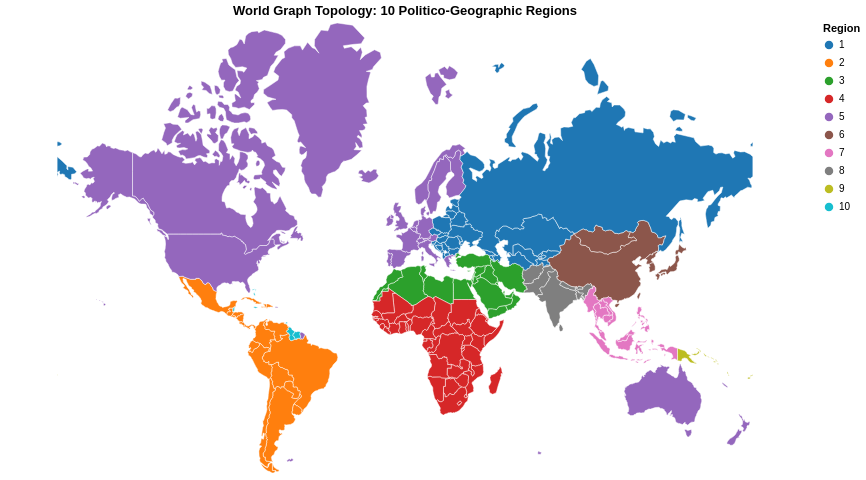

Here is the notebook cell this chart was saved with:
### Code cell
# Ensure your master is named correctly for the script
# If you used 'updated_master' in the previous step, set it here:
clean_master = updated_master 

plt = @vlplot(
    data = clean_master,
    view = {projection = {type = :equalEarth}},
    width = 800, height = 450,
    title = "World Graph Topology: 10 Politico-Geographic Regions",
    layer = [
        {
            data = {
                values = dataset("world-110m"),
                format = {type = :topojson, feature = :countries}
            },
            transform = [
                # Filter out Antarctica and the Null geometry
                {filter = "datum.id != 10"},
                {filter = "datum.id != -99"},
                {
                    lookup = :id,
                    from = {
                        data = clean_master,
                        key = :ccode,
                        fields = [:ht_region_fixed, :cname_fixed]
                    }
                }
            ],
            mark = {type = :geoshape, stroke = :white, strokeWidth = 0.5},
            color = {
                "ht_region_fixed:n",
                scale = {scheme = :category10},
                legend = {title = "Region"}
            },
            tooltip = [
                {field = "cname_fixed", type = "nominal", title = "Country"},
                {field = "ht_region_fixed", type = "nominal", title = "Region"}
            ]
        }
    ]
)

### Figure 1 — Vega specification as saved in the notebook (floating-point values rounded to 4 significant figures; data arrays with more than 128 entries replaced by an {"elided": "..."} marker saying what was removed)
{"$schema": "https://vega.github.io/schema/vega/v5.json", "background": "white", "data": [{"name": "source_0", "values": {"elided": "206 records"}}, {"format": {"feature": "countries", "type": "topojson"}, "name": "source_1", "values": {"arcs": {"elided": "985 rows, 19170 int values in total"}, "objects": {"countries": {"geometries": [{"arcs": [[499, 500, 501, 502, 503, 504]], "id": 4, "type": "Polygon"}, {"arcs": [[[505, 506, 352, 507]], [[354, 508, 509]]], "id": 24, "type": "MultiPolygon"}, {"arcs": [[510, 511, 414, 512, 513, 514]], "id": 8, "type": "Polygon"}, {"arcs": [[312, 515, 314, 516, 517]], "id": 784, "type": "Polygon"}, {"arcs": [[[518, 11]], [[519, 520, 521, 166, 522, 168, 523, 524]]], "id": 32, "type": "MultiPolygon"}, {"arcs": [[525, 526, 527, 528, 529]], "id": 51, "type": "Polygon"}, {"arcs": [[[0]], [[1]], [[2]], [[3]], [[4]], [[5]], [[6]], [[530, 531]]], "id": 10, "type": "MultiPolygon"}, {"arcs": [[13]], "id": 260, "type": "Polygon"}, {"arcs": [[[14]], [[24]]], "id": 36, "type": "MultiPolygon"}, {"arcs": [[532, 533, 534, 535, 536, 537, 538]], "id": 40, "type": "Polygon"}, {"arcs": [[[539, -528]], [[484, 540, 479, 541, -526, 542, 543]]], "id": 31, "type": "MultiPolygon"}, {"arcs": [[544, 545, 546]], "id": 108, "type": "Polygon"}, {"arcs": [[547, 548, 549, 550, 437]], "id": 56, "type": "Polygon"}, {"arcs": [[551, 552, 553, 554, 366]], "id": 204, "type": "Polygon"}, {"arcs": [[555, 556, 557, -553, 558, 559]], "id": 854, "type": "Polygon"}, {"arcs": [[560, 561, 289, 562]], "id": 50, "type": "Polygon"}, {"arcs": [[563, 404, 564, 565, 566, 567]], "id": 100, "type": "Polygon"}, {"arcs": [[[71]], [[73]], [[74]]], "id": 44, "type": "MultiPolygon"}, {"arcs": [[568, 569, 570]], "id": 70, "type": "Polygon"}, {"arcs": [[571, 572, 573, 574, 575]], "id": 112, "type": "Polygon"}, {"arcs": [[576, 145, 577]], "id": 84, "type": "Polygon"}, {"arcs": [[578, 579, 580, 581, -525]], "id": 68, "type": "Polygon"}, {"arcs": [[-521, 582, -581, 583, 584, 585, 586, 587, 588, 164, 589]], "id": 76, "type": "Polygon"}, {"arcs": [[48, 590]], "id": 96, "type": "Polygon"}, {"arcs": [[591, 592]], "id": 64, "type": "Polygon"}, {"arcs": [[593, 594, 595, 596]], "id": 72, "type": "Polygon"}, {"arcs": [[597, 598, 599, 600, 601, 602, 603]], "id": 140, "type": "Polygon"}, {"arcs": [[[84]], [[85]], [[86]], [[87]], [[88]], [[96]], [[97]], [[99]], [[101]], [[103]], [[604, 107, 605, 109, 606, 111, 607, 113, 608, 115, 609, 117, 610, 199, 611, 201, 612, 215, 613, 217, 614, 219, 615, 221]], [[616, 223]], [[224]], [[225]], [[226]], [[227]], [[229]], [[230, 617, 232, 618]], [[235]], [[237]], [[238]], [[240]], [[241]], [[485]], [[486]], [[488]], [[489]], [[490]], [[496]], [[497]]], "id": 124, "type": "MultiPolygon"}, {"arcs": [[-536, 619, 620, 621]], "id": 756, "type": "Polygon"}, {"arcs": [[[-519, 622, 623, 624]], [[-524, 169, 625, 171, 626, -579]]], "id": 152, "type": "MultiPolygon"}, {"arcs": [[[64]], [[627, 274, 628, 276, 629, 278, 630, 280, 631, 632, 633, 634, 635, -593, 636, 637, 638, 639, -503, 640, 641, 642, 643, 644, 645]]], "id": 156, "type": "MultiPolygon"}, {"arcs": [[369, 646, 647, 648, -556, 649]], "id": 384, "type": "Polygon"}, {"arcs": [[650, 651, 652, 359, 653, 654, 655, 656, -604, 657]], "id": 120, "type": "Polygon"}, {"arcs": [[658, 659, -545, 660, 661, 662, 663, -508, 353, -510, 664, -602, 665]], "id": 180, "type": "Polygon"}, {"arcs": [[-509, 355, 666, -658, -603, -665]], "id": 178, "type": "Polygon"}, {"arcs": [[667, 174, 668, 155, 669, -585, 670]], "id": 170, "type": "Polygon"}, {"arcs": [[178, 671, 151, 672]], "id": 188, "type": "Polygon"}, {"arcs": [[70]], "id": 192, "type": "Polygon"}, {"arcs": [[77, 673]], "id": -99, "type": "Polygon"}, {"arcs": [[76, -674]], "id": 196, "type": "Polygon"}, {"arcs": [[-538, 674, 675, 676]], "id": 203, "type": "Polygon"}, {"arcs": [[445, 677, -675, -537, -622, 678, 679, -549, 680, 441, 681]], "id": 276, "type": "Polygon"}, {"arcs": [[337, 682, 683, 684]], "id": 262, "type": "Polygon"}, {"arcs": [[[92]], [[-682, 442, 685, 444]]], "id": 208, "type": "MultiPolygon"}, {"arcs": [[62, 686]], "id": 214, "type": "Polygon"}, {"arcs": [[687, 688, 689, 690, 691, 384, 692, 693]], "id": 12, "type": "Polygon"}, {"arcs": [[173, -668, 694]], "id": 218, "type": "Polygon"}, {"arcs": [[333, 695, 696, 390, 697]], "id": 818, "type": "Polygon"}, {"arcs": [[698, 699, 700, 336, -685]], "id": 232, "type": "Polygon"}, {"arcs": [[431, 701, 433, 702, 427, 703, 429, 704]], "id": 724, "type": "Polygon"}, {"arcs": [[450, 705, 706]], "id": 233, "type": "Polygon"}, {"arcs": [[-684, 707, 708, 709, 710, 711, 712, -699]], "id": 231, "type": "Polygon"}, {"arcs": [[713, 452, 714, 715, 455, 716, 717]], "id": 246, "type": "Polygon"}, {"arcs": [[[18]], [[19]], [[20]]], "id": 242, "type": "MultiPolygon"}, {"arcs": [[12]], "id": 238, "type": "Polygon"}, {"arcs": [[[718, 719, 163, -589]], [[82]], [[720, -679, -621, 721, 426, -703, 434, 722, 436, -551]]], "id": 250, "type": "MultiPolygon"}, {"arcs": [[356, 723, -651, -667]], "id": 266, "type": "Polygon"}, {"arcs": [[[724, 90]], [[725, 726, 727, 728, 729, 730, 731, 732]]], "id": 826, "type": "MultiPolygon"}, {"arcs": [[400, 733, -543, -530, 734]], "id": 268, "type": "Polygon"}, {"arcs": [[368, -650, -560, 735]], "id": 288, "type": "Polygon"}, {"arcs": [[736, 737, 374, 738, 739, 740, -648]], "id": 324, "type": "Polygon"}, {"arcs": [[741, 377]], "id": 270, "type": "Polygon"}, {"arcs": [[375, 742, -739]], "id": 624, "type": "Polygon"}, {"arcs": [[357, -652, -724]], "id": 226, "type": "Polygon"}, {"arcs": [[[78]], [[407, 743, 409, 744, 411, 745, 413, -512, 746, -566, 747]]], "id": 300, "type": "MultiPolygon"}, {"arcs": [[498]], "id": 304, "type": "Polygon"}, {"arcs": [[185, 748, -578, 146, 749, 750]], "id": 320, "type": "Polygon"}, {"arcs": [[161, 751, -587, 752]], "id": 328, "type": "Polygon"}, {"arcs": [[182, 753, 754, -750, 147, 755, 149, 756]], "id": 340, "type": "Polygon"}, {"arcs": [[757, -571, 758, 417, 759, 419, 760, 761]], "id": 191, "type": "Polygon"}, {"arcs": [[-687, 63]], "id": 332, "type": "Polygon"}, {"arcs": [[-533, 762, 763, 764, 765, -762, 766]], "id": 348, "type": "Polygon"}, {"arcs": [[[26]], [[767, 30]], [[31]], [[32]], [[35]], [[36]], [[39]], [[40]], [[768, 43]], [[44]], [[45]], [[769, 50]], [[46]]], "id": 360, "type": "MultiPolygon"}, {"arcs": [[-639, 770, -637, -592, -636, 771, -563, 290, 772, 292, 773, 294, 774, 296, 775]], "id": 356, "type": "Polygon"}, {"arcs": [[91, -725]], "id": 372, "type": "Polygon"}, {"arcs": [[776, -505, 777, 300, 778, 302, 779, 780, 781, -540, -527, -542, 480]], "id": 364, "type": "Polygon"}, {"arcs": [[782, 783, 784, 785, 786, -781, 787]], "id": 368, "type": "Polygon"}, {"arcs": [[100]], "id": 352, "type": "Polygon"}, {"arcs": [[788, 789, -698, 391, 790, 791, 792]], "id": 376, "type": "Polygon"}, {"arcs": [[[79]], [[80]], [[793, 421, 794, 423, 795, 425, -722, -620, -535]]], "id": 380, "type": "MultiPolygon"}, {"arcs": [[61]], "id": 388, "type": "Polygon"}, {"arcs": [[796, -785, 797, 332, -790, 798, -793]], "id": 400, "type": "Polygon"}, {"arcs": [[[75]], [[81]], [[83]]], "id": 392, "type": "MultiPolygon"}, {"arcs": [[799, 800, 482, 801, -643, 802]], "id": 398, "type": "Polygon"}, {"arcs": [[342, 803, 804, 805, -710, 806]], "id": 404, "type": "Polygon"}, {"arcs": [[-803, -642, 807, 808]], "id": 417, "type": "Polygon"}, {"arcs": [[809, 810, 811, 283]], "id": 116, "type": "Polygon"}, {"arcs": [[265, 812, 267, 813]], "id": 410, "type": "Polygon"}, {"arcs": [[-515, 814, 815, 816]], "id": -99, "type": "Polygon"}, {"arcs": [[304, 817, -783]], "id": 414, "type": "Polygon"}, {"arcs": [[818, 819, -634, 820, -811]], "id": 418, "type": "Polygon"}, {"arcs": [[-791, 392, 821]], "id": 422, "type": "Polygon"}, {"arcs": [[370, 822, 372, 823, -737, -647]], "id": 430, "type": "Polygon"}, {"arcs": [[824, -694, 825, 388, 826, -697, 827, 828]], "id": 434, "type": "Polygon"}, {"arcs": [[52]], "id": 144, "type": "Polygon"}, {"arcs": [[829]], "id": 426, "type": "Polygon"}, {"arcs": [[830, 448, 831, -572, 832]], "id": 440, "type": "Polygon"}, {"arcs": [[-680, -721, -550]], "id": 442, "type": "Polygon"}, {"arcs": [[449, -707, 833, -573, -832]], "id": 428, "type": "Polygon"}, {"arcs": [[-692, 834, 835, 836, 837, 383]], "id": 504, "type": "Polygon"}, {"arcs": [[838, 839]], "id": 498, "type": "Polygon"}, {"arcs": [[23]], "id": 450, "type": "Polygon"}, {"arcs": [[840, -577, -749, 186, 841, 188, 842, 190, 843, 192, 844, 194, 845]], "id": 484, "type": "Polygon"}, {"arcs": [[-817, 846, -567, -747, -511]], "id": 807, "type": "Polygon"}, {"arcs": [[847, -689, 848, -557, -649, -741, 849]], "id": 466, "type": "Polygon"}, {"arcs": [[287, -561, -772, -635, -820, 850]], "id": 104, "type": "Polygon"}, {"arcs": [[416, -759, -570, 851, -815, -514, 852]], "id": 499, "type": "Polygon"}, {"arcs": [[853, -645]], "id": 496, "type": "Polygon"}, {"arcs": [[854, 344, 855, 856, 347, 857, 858, 859, 860, 861, 862]], "id": 508, "type": "Polygon"}, {"arcs": [[863, 379, 864, -690, -848]], "id": 478, "type": "Polygon"}, {"arcs": [[-863, 865, 866]], "id": 454, "type": "Polygon"}, {"arcs": [[[285, 867]], [[-770, 47, -591, 49]]], "id": 458, "type": "MultiPolygon"}, {"arcs": [[351, -507, 868, -595, 869]], "id": 516, "type": "Polygon"}, {"arcs": [[17]], "id": 540, "type": "Polygon"}, {"arcs": [[-558, -849, -688, -825, 870, -656, 871, -554]], "id": 562, "type": "Polygon"}, {"arcs": [[361, 872, 363, 873, 365, -555, -872, -655]], "id": 566, "type": "Polygon"}, {"arcs": [[179, 874, 181, -757, 150, -672]], "id": 558, "type": "Polygon"}, {"arcs": [[-681, -548, 438, 875, 440]], "id": 528, "type": "Polygon"}, {"arcs": [[[876, -718, 877, 457, 878, 459, 879, 461]], [[487]], [[492]], [[493]]], "id": 578, "type": "MultiPolygon"}, {"arcs": [[-771, -638]], "id": 524, "type": "Polygon"}, {"arcs": [[[15]], [[16]]], "id": 554, "type": "MultiPolygon"}, {"arcs": [[[880, 319, 881, 882, 883, -517, 315, 884, 317]], [[-516, 313]]], "id": 512, "type": "MultiPolygon"}, {"arcs": [[-640, -776, 297, 885, 299, -778, -504]], "id": 586, "type": "Polygon"}, {"arcs": [[175, 886, 177, -673, 152, 887, 154, -669]], "id": 591, "type": "Polygon"}, {"arcs": [[-627, 172, -695, -671, -584, -580]], "id": 604, "type": "Polygon"}, {"arcs": [[[51]], [[54]], [[55]], [[56]], [[57]], [[58]], [[59]]], "id": 608, "type": "MultiPolygon"}, {"arcs": [[[37]], [[38]], [[-769, 42]], [[41]]], "id": 598, "type": "MultiPolygon"}, {"arcs": [[-678, 446, 888, -833, -576, 889, 890, -676]], "id": 616, "type": "Polygon"}, {"arcs": [[60]], "id": 630, "type": "Polygon"}, {"arcs": [[262, 891, 264, -814, 892, 269, 893, 271, 894, 273, -628, 895]], "id": 408, "type": "Polygon"}, {"arcs": [[-705, 430]], "id": 620, "type": "Polygon"}, {"arcs": [[-582, -583, -520]], "id": 600, "type": "Polygon"}, {"arcs": [[-799, -789]], "id": 275, "type": "Polygon"}, {"arcs": [[308, 896, 310, 897]], "id": 634, "type": "Polygon"}, {"arcs": [[898, -840, 899, 403, -564, 900, -765]], "id": 642, "type": "Polygon"}, {"arcs": [[[89]], [[-889, 447, -831]], [[102]], [[104]], [[105]], [[228]], [[234]], [[236]], [[239]], [[901, 243, 902, 245, 903, 247, 904, 249, 905, 251, 906, 253, 907, 255, 908, 257, 909, 259, 910, 261, -896, -646, -854, -644, -802, 483, -544, -734, 401, 911, -574, -834, -706, 451, -714, -877, 912, 913, 914, 915, 464, 916, 466, 917, 468, 918, 470, 919, 920, 473, 921, 475, 922, 477]], [[491]], [[494]], [[495]]], "id": 643, "type": "MultiPolygon"}, {"arcs": [[923, -546, -660, 924]], "id": 646, "type": "Polygon"}, {"arcs": [[-691, -865, 380, -835]], "id": 732, "type": "Polygon"}, {"arcs": [[925, 329, 926, 331, -798, -784, -818, 305, 927, 307, -898, 311, -518, -884, 928]], "id": 682, "type": "Polygon"}, {"arcs": [[-599, 929, -828, -696, 334, -700, -713, 930, 931, 932]], "id": 729, "type": "Polygon"}, {"arcs": [[-711, -806, 933, -666, -601, 934, -932, 935]], "id": 728, "type": "Polygon"}, {"arcs": [[378, -864, -850, -740, -743, 376, -742]], "id": 686, "type": "Polygon"}, {"arcs": [[[25]], [[27]], [[28]], [[33]], [[34]]], "id": 90, "type": "MultiPolygon"}, {"arcs": [[373, -738, -824]], "id": 694, "type": "Polygon"}, {"arcs": [[184, -751, -755, 936]], "id": 222, "type": "Polygon"}, {"arcs": [[-708, -683, 338, 937, 340, 938]], "id": -99, "type": "Polygon"}, {"arcs": [[-807, -709, -939, 341]], "id": 706, "type": "Polygon"}, {"arcs": [[-568, -847, -816, -852, -569, -758, -766, -901]], "id": 688, "type": "Polygon"}, {"arcs": [[162, -720, 939, -588, -752]], "id": 740, "type": "Polygon"}, {"arcs": [[-891, 940, -763, -539, -677]], "id": 703, "type": "Polygon"}, {"arcs": [[-534, -767, -761, 420, -794]], "id": 705, "type": "Polygon"}, {"arcs": [[-878, -717, 456]], "id": 752, "type": "Polygon"}, {"arcs": [[941, -859]], "id": 748, "type": "Polygon"}, {"arcs": [[-797, -792, -822, 393, 942, -786]], "id": 760, "type": "Polygon"}, {"arcs": [[-871, -829, -930, -598, -657]], "id": 148, "type": "Polygon"}, {"arcs": [[-736, -559, -552, 367]], "id": 768, "type": "Polygon"}, {"arcs": [[284, -868, 286, -851, -819, -810]], "id": 764, "type": "Polygon"}, {"arcs": [[-808, -641, -502, 943]], "id": 762, "type": "Polygon"}, {"arcs": [[-777, 481, -801, 944, -500]], "id": 795, "type": "Polygon"}, {"arcs": [[29, -768]], "id": 626, "type": "Polygon"}, {"arcs": [[53]], "id": 780, "type": "Polygon"}, {"arcs": [[-693, 385, 945, 387, -826]], "id": 788, "type": "Polygon"}, {"arcs": [[[399, -735, -529, -782, -787, -943, 394, 946, 947, 397, 948]], [[949, -748, -565, 405]]], "id": 792, "type": "MultiPolygon"}, {"arcs": [[72]], "id": 158, "type": "Polygon"}, {"arcs": [[-804, 343, -855, -867, 950, -663, 951, -661, -547, -924, 952]], "id": 834, "type": "Polygon"}, {"arcs": [[-925, -659, -934, -805, -953]], "id": 800, "type": "Polygon"}, {"arcs": [[-912, 402, -900, -839, -899, -764, -941, -890, -575]], "id": 804, "type": "Polygon"}, {"arcs": [[-590, 165, -522]], "id": 858, "type": "Polygon"}, {"arcs": [[[65]], [[66]], [[67]], [[68]], [[69]], [[118, 953, 120, 954, 122, 955, 124, 956, 126, 957, 128, 958, 130, 959, 132, 960, 134, 961, 136, 962, 138, 963, 140, 964, 142, -846, 195, 965, 966, 967, 968, 969, -611]], [[93]], [[95]], [[98]], [[-613, 202, 970, 204, 971, 206, 972, 208, 973, 210, 974, 212, 975, 214]]], "id": 840, "type": "MultiPolygon"}, {"arcs": [[-945, -800, -809, -944, -501]], "id": 860, "type": "Polygon"}, {"arcs": [[156, 976, 158, 977, 160, -753, -586, -670]], "id": 862, "type": "Polygon"}, {"arcs": [[282, -812, -821, -633]], "id": 704, "type": "Polygon"}, {"arcs": [[[21]], [[22]]], "id": 548, "type": "MultiPolygon"}, {"arcs": [[321, 978, 323, 979, 325, 980, 327, -929, -883, 981]], "id": 887, "type": "Polygon"}, {"arcs": [[982, 350, -870, -594, 983, -860, -942, -858, 348], [-830]], "id": 710, "type": "Polygon"}, {"arcs": [[-866, -862, 984, -596, -869, -506, -664, -951]], "id": 894, "type": "Polygon"}, {"arcs": [[-984, -597, -985, -861]], "id": 716, "type": "Polygon"}], "type": "GeometryCollection"}, "land": {"arcs": {"elided": "127 rows, 499 int values in total"}, "type": "MultiPolygon"}}, "transform": {"scale": [0.0036, 0.001693], "translate": [-180, -85.61]}, "type": "Topology"}}, {"name": "data_0", "source": "source_1", "transform": [{"expr": "datum.id != 10", "type": "filter"}, {"expr": "datum.id != -99", "type": "filter"}, {"fields": ["id"], "from": "source_0", "key": "ccode", "type": "lookup", "values": ["ht_region_fixed", "cname_fixed"]}]}], "encode": {"update": {"projection": {"value": {"type": "equalEarth"}}}}, "height": 450, "legends": [{"encode": {"symbols": {"update": {"stroke": {"value": "white"}}}}, "fill": "color", "symbolType": "circle", "title": "Region"}], "marks": [{"encode": {"update": {"ariaRoleDescription": {"value": "geoshape"}, "description": {"signal": "\"ht_region_fixed: \" + (isValid(datum[\"ht_region_fixed\"]) ? datum[\"ht_region_fixed\"] : \"\"+datum[\"ht_region_fixed\"]) + \"; Country: \" + (isValid(datum[\"cname_fixed\"]) ? datum[\"cname_fixed\"] : \"\"+datum[\"cname_fixed\"]) + \"; Region: \" + (isValid(datum[\"ht_region_fixed\"]) ? datum[\"ht_region_fixed\"] : \"\"+datum[\"ht_region_fixed\"])"}, "fill": {"field": "ht_region_fixed", "scale": "color"}, "stroke": {"value": "white"}, "strokeWidth": {"value": 0.5}, "tooltip": {"signal": "{\"Country\": isValid(datum[\"cname_fixed\"]) ? datum[\"cname_fixed\"] : \"\"+datum[\"cname_fixed\"], \"Region\": isValid(datum[\"ht_region_fixed\"]) ? datum[\"ht_region_fixed\"] : \"\"+datum[\"ht_region_fixed\"]}"}}}, "from": {"data": "data_0"}, "name": "layer_0_marks", "style": ["geoshape"], "transform": [{"projection": "projection", "type": "geoshape"}], "type": "shape"}], "padding": 5, "projections": [{"fit": {"signal": "data('data_0')"}, "name": "projection", "size": {"signal": "[width, height]"}}], "scales": [{"domain": {"data": "data_0", "field": "ht_region_fixed", "sort": true}, "name": "color", "range": {"scheme": "category10"}, "type": "ordinal"}], "style": "view", "title": {"frame": "group", "text": "World Graph Topology: 10 Politico-Geographic Regions"}, "width": 800}
